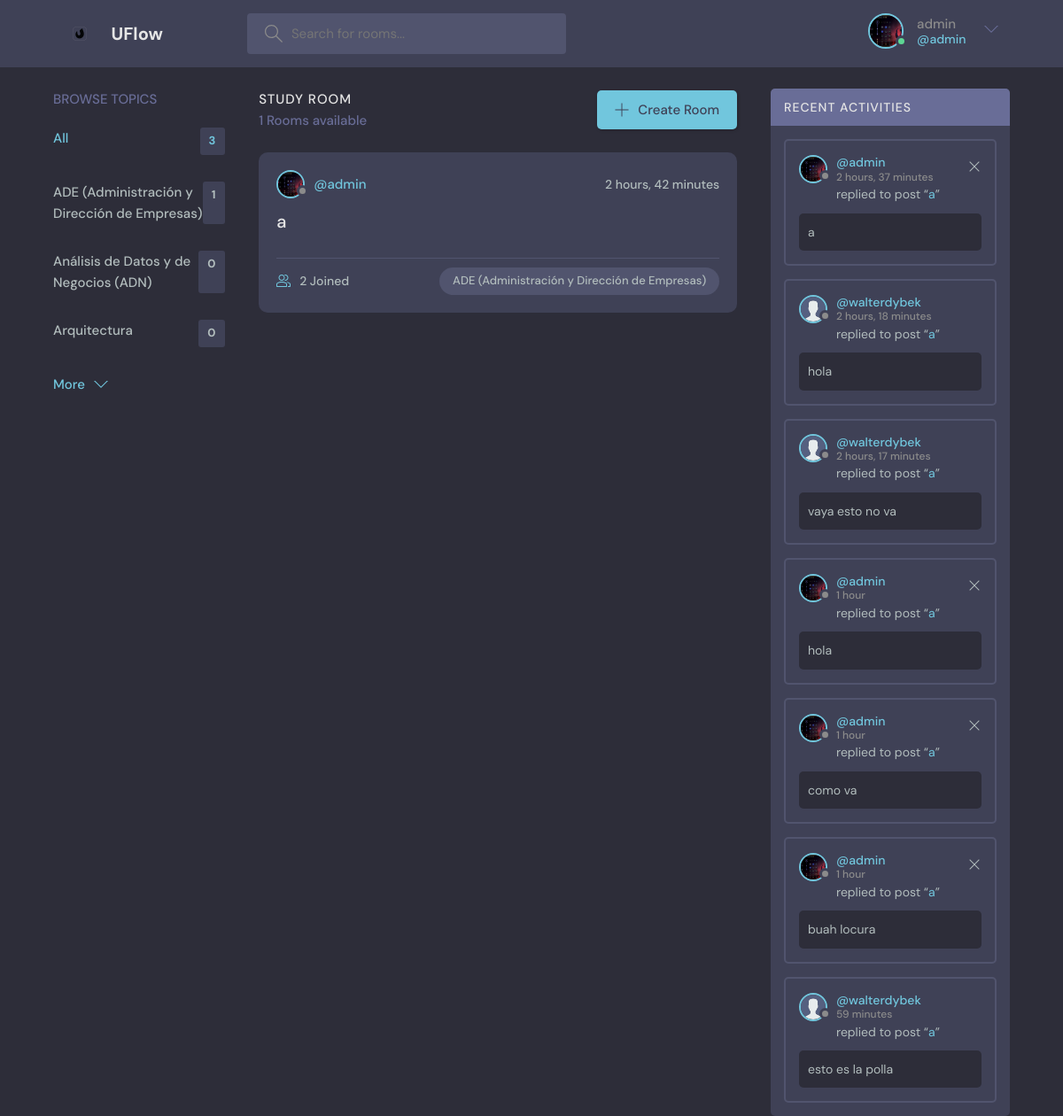
/ (signed in), run on the app's committed database.
### base/models.py (models this page shows, shortened)
class User(AbstractUser):
    username = models.CharField(unique=True,max_length=200, null=True)
    first_name = models.CharField(max_length=200, null=True)
    last_name = models.CharField(max_length=200, null=True)
    email = models.EmailField(unique=True, null=True)
    bio = models.TextField(null=True)
    avatar = models.ImageField(null=True, default="avatar.svg")
    birthdate = models.DateField(null=True, blank=True)
    USERNAME_FIELD = 'username'
    REQUIRED_FIELDS = []

class Topic(models.Model):
    name = models.CharField(max_length=200)

class Room(models.Model):
    host = models.ForeignKey(User, on_delete=models.CASCADE)
    topic = models.ForeignKey(Topic, on_delete=models.SET_NULL, null=True)
    name = models.CharField(max_length=200)
    description = models.TextField(null=True, blank=True)
    participants = models.ManyToManyField(User, related_name='participants', blank=True)
    updated = models.DateTimeField(auto_now=True)
    created = models.DateTimeField(auto_now_add=True)
    class Meta:
        ordering = ['-updated', '-created']
    def __str__(self):
        return self.name

class Message(models.Model):
    user = models.ForeignKey(User, on_delete=models.CASCADE)
    room = models.ForeignKey(Room, on_delete=models.CASCADE)
    body = models.TextField()
    updated = models.DateTimeField(auto_now=True)
    created = models.DateTimeField(auto_now_add=True)

### base/views.py (the view)
# urls.py: 2. Add a URL to urlpatterns:  path('', views.home, name='home')
def home(request):
    q=request.GET.get('q') if request.GET.get('q') != None else ''
    rooms = Room.objects.filter(Q(topic__name__icontains=q) | Q(name__icontains=q) | Q(description__contains=q)) # Fetch all Room objects from the database
    topics = Topic.objects.all()[0:5]  # Fetch all Topic objects from the database
    room_count = rooms.count()  # Count the number of rooms
    room_messages = Message.objects.filter(Q(room__topic__name__icontains=q) | Q(room__name__icontains=q) | Q(room__description__contains=q))  # Fetch all messages related to the rooms
    context = {'rooms': rooms, 'topics':topics, 'room_count':room_count, 'room_messages':room_messages}  # Context dictionary to pass data to the template
    return render(request, 'base/home.html', context)  # Pass the rooms list to the template

### base/templates/base/home.html (shortened to what this page needs)
{% extends 'main.html' %}
{% block content %}
    <main class="layout layout--3">
      <div class="container">
        {% include 'base/topics_component.html' %}
        <div class="roomList">
          <div class="roomList__header">
            <div>
              <h2>Study Room</h2>
              <p>{{room_count}} Rooms available</p>
            </div>
            <a class="btn btn--main" href="{% url 'create-room' %}">
              <svg version="1.1" xmlns="http://www.w3.org/2000/svg" width="32" height="32" viewBox="0 0 32 32">
                <title>add</title>
                <path
                  d="M16.943 0.943h-1.885v14.115h-14.115v1.885h14.115v14.115h1.885v-14.115h14.115v-1.885h-14.115v-14.115z"
                ></path>
              </svg>
              Create Room
            </a>
          </div>
          {% include 'base/feed_component.html' %}
        </div>
        {% include 'base/activity_component.html' %}
      </div>
    </main>
    {% endblock content %}

### templates/nav.html (shortened to what this page needs)
{% load static %}
<header class="header header--loggedIn">
  <div class="container">
    <a href="{% url 'home' %}" class="header__logo">
      <img  src="{% static 'images/logo.png' %}"  />
      <h1>UFlow</h1>
    </a>
    <form class="header__search" method="GET" action="{% url 'home' %}">
      <label>
        <input name="q" placeholder="Search for rooms..." />
      </label>
    </form>
    <nav class="header__menu">
      {% if request.user.is_authenticated %}
      <div class="header__user">
        <a href="{%url 'user-profile' request.user.id %}">
          <div class="avatar avatar--medium active">
            <img src="{{request.user.avatar.url}}" />
          </div>
          <p>{{request.user.username}}<span>@{{request.user.username}}</span></p>
        </a>
        <button class="dropdown-button">
          <svg version="1.1" xmlns="http://www.w3.org/2000/svg" width="32" height="32" viewBox="0 0 32 32">
            <title>chevron-down</title>
            <path d="M16 21l-13-13h-3l16 16 16-16h-3l-13 13z"></path>
          </svg>
        </button>
      </div>
      {% else %}
      <a href="{% url 'login' %}">
        <img src="{% static 'images/avatar.svg' %}" />
        <p>Login</p>
      </a>
      {% endif %}
    </nav>
  </div>
</header>

### base/templates/base/topics_component.html
        <div class="topics">
            <div class="topics__header">
              <h2>Browse Topics</h2>
            </div>
            <ul class="topics__list">
              <li>
                <a href="{% url 'home' %}" class="active">All <span>{{topics.count}}</span></a>
              </li>
              {% for topic in topics%}
              <li>
                <a href="{% url 'home' %}?q={{topic.name}}">{{topic.name}}<span>{{topic.room_set.all.count}}</span></a>
              </li>
              {% endfor %}
            </ul>
            <a class="btn btn--link" href="{% url 'topics' %}">
              More
              <svg version="1.1" xmlns="http://www.w3.org/2000/svg" width="32" height="32" viewBox="0 0 32 32">
                <title>chevron-down</title>
                <path d="M16 21l-13-13h-3l16 16 16-16h-3l-13 13z"></path>
              </svg>
            </a>
          </div>

### base/templates/base/feed_component.html (shortened to what this page needs)
{% for room in rooms %}
<div class="roomListRoom">
    <div class="roomListRoom__header">
      <a href="{% url 'user-profile' room.host.id %}" class="roomListRoom__author">
        <div class="avatar avatar--small">
          <img src="{{room.host.avatar.url}}" />
        </div>
        <span>@{{room.host.username}}</span>
      </a>
      <div class="roomListRoom__actions">
        <span>{{room.created|timesince}}</span>
      </div>
    </div>
    <div class="roomListRoom__content">
      <a href="{% url 'room' room.id %}">{{room.name}}</a>
    </div>
    <div class="roomListRoom__meta">
      <a href="{% url 'room' room.id %}" class="roomListRoom__joined">
        {{room.participants.count}} Joined
      </a>
      <p class="roomListRoom__topic">{{room.topic.name}}</p>
    </div>
        </div>
{% endfor %}

### base/templates/base/activity_component.html
<div class="activities">
    <div class="activities__header">
      <h2>Recent Activities</h2>
    </div>
    {% for message in room_messages %}
    <div class="activities__box">
      <div class="activities__boxHeader roomListRoom__header">
        <a href="{%url 'user-profile' message.user.id %}" class="roomListRoom__author">
          <div class="avatar avatar--small">
            <img src="{{message.user.avatar.url}}" />
          </div>
          <p>
            @{{message.user.username}}
            <span>{{message.created|timesince}}</span>
          </p>
        </a>
        {% if request.user == message.user %}
        <div class="roomListRoom__actions">
          <a href="{% url 'delete-message' message.id %}">
            <svg version="1.1" xmlns="http://www.w3.org/2000/svg" width="32" height="32" viewBox="0 0 32 32">
              <title>remove</title>
              <path
                d="M27.314 6.019l-1.333-1.333-9.98 9.981-9.981-9.981-1.333 1.333 9.981 9.981-9.981 9.98 1.333 1.333 9.981-9.98 9.98 9.98 1.333-1.333-9.98-9.98 9.98-9.981z"
              ></path>
            </svg>
          </a>
        </div>
        {% endif %}
      </div>
      <div class="activities__boxContent">
        <p>replied to post “<a href="{% url 'room' message.room.id %}">{{message.room}}</a>”</p>
        <div class="activities__boxRoomContent">
            {{message.body}}
        </div>
      </div>
    </div>
    {% endfor %}
  </div>

### data on the page
User: user.avatar (picture), user.username "admin"
Topic: name "ADE (Administración y Dirección de Empresas)", room_set.all.count "1"
Topic: name "Análisis de Datos y de Negocios (ADN)", room_set.all.count "0"
Topic: name "Arquitectura", room_set.all.count "0"
Room: host.avatar (picture), host.username "admin", created "2 hours, 42 minutes", name "a", participants.count "2", topic.name "ADE (Administración y Dirección de Empresas)"
Message: user.avatar (picture), user.username "admin", created "2 hours, 37 minutes", room "a", body "a"
Message: user.avatar (placeholder picture), user.username "walterdybek", created "2 hours, 18 minutes", room "a", body "hola"
Message: user.avatar (placeholder picture), user.username "walterdybek", created "2 hours, 17 minutes", room "a", body "vaya esto no va"
Message: user.avatar (picture), user.username "admin", created "1 hour", room "a", body "hola"
Message: user.avatar (picture), user.username "admin", created "1 hour", room "a", body "como va"
Message: user.avatar (picture), user.username "admin", created "1 hour", room "a", body "buah locura"
Message: user.avatar (placeholder picture), user.username "walterdybek", created "59 minutes", room "a", body "esto es la polla"

### other printed values
{{ topics.count }} "3"
{{ room_count }} "1"
